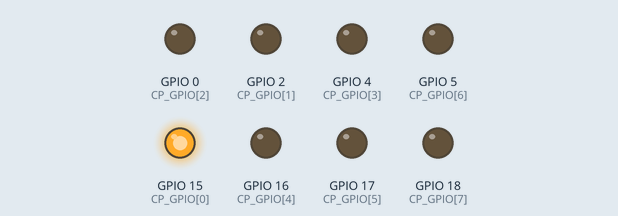
This sketch was run on a simulated ESP32. Shown: output pins drawn as LEDs (lit = HIGH).

Above: at 2.1 s.
At 2.9 s:
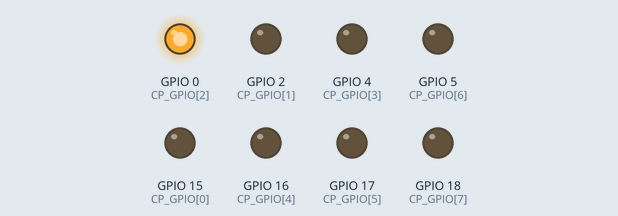
At 3.7 s:
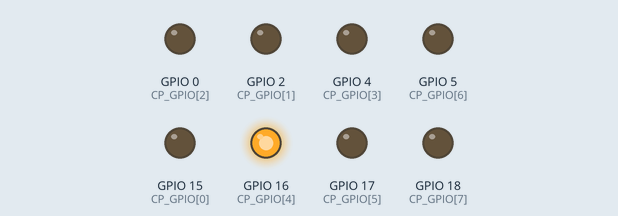
At 5.7 s:
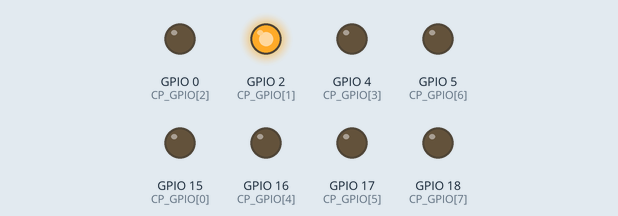
At 7.3 s:
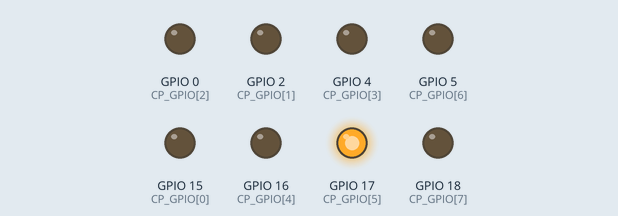
At 9.1 s:
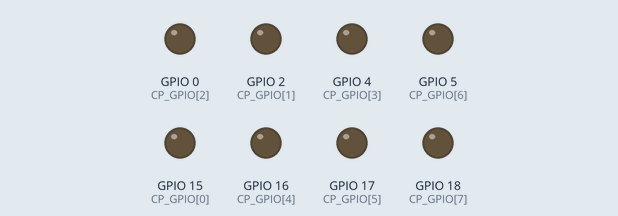
Timing chart, 0 to 9.4 s (numbered marks = the images above):
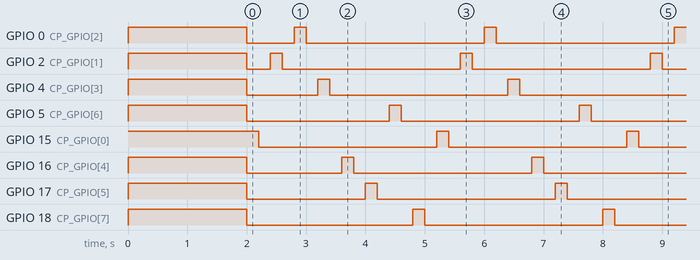

The sketch:

cp_esp32_led.ino
```cpp
//定义LED1管脚
const int CP_GPIO[8] = {15, 2, 0, 4, 16, 17, 5, 18};

void setup() {
  //设置LED1引脚为输出模式
  for (int i = 0; i < 8; i++) {
    pinMode(CP_GPIO[i], OUTPUT);
  }

  //LED1引脚输出高电平，点亮
  setState(HIGH);
  delay(2000);//延时200ms
  setState(LOW);
}

void setState(int state) {
  for (int i = 0; i < 8; i++) {
    digitalWrite(CP_GPIO[i], state);
  }
}

void blink(int gpio) {
  digitalWrite(gpio, HIGH);//LED1引脚输出高电平，点亮
  delay(200);//延时200ms
  digitalWrite(gpio, LOW);//LED1引脚输出低电平，熄灭
  delay(200);//延时200ms
}

void loop() {
  for (int i = 0; i < 8; i++) {
    blink(CP_GPIO[i]);
  }
}
```

Measured:
- by itself, GPIO 15 (CP_GPIO[0]), GPIO 18 (CP_GPIO[7]): alternates HIGH for 0.20 s and LOW for 3.0 s
- by itself, GPIO 0 (CP_GPIO[2]), GPIO 2 (CP_GPIO[1]), GPIO 4 (CP_GPIO[3]), GPIO 5 (CP_GPIO[6]), GPIO 16 (CP_GPIO[4]), GPIO 17 (CP_GPIO[5]): repeats every 3.2 s: HIGH 0.20 s, LOW 3.0 s
- by itself, everything shown: repeats every 3.2 s, in 16 steps
